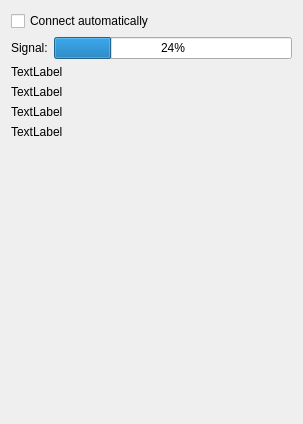
<ui version="4.0" >
 <class>netWidget</class>
 <widget class="QWidget" name="netWidget" >
  <property name="geometry" >
   <rect>
    <x>0</x>
    <y>0</y>
    <width>299</width>
    <height>424</height>
   </rect>
  </property>
  <property name="windowTitle" >
   <string>Form</string>
  </property>
  <layout class="QVBoxLayout" >
   <item>
    <widget class="QCheckBox" name="auto" >
     <property name="text" >
      <string>Connect automatically</string>
     </property>
    </widget>
   </item>
   <item>
    <layout class="QHBoxLayout" >
     <item>
      <widget class="QLabel" name="label" >
       <property name="text" >
        <string>Signal:</string>
       </property>
      </widget>
     </item>
     <item>
      <widget class="QProgressBar" name="signal" >
       <property name="value" >
        <number>24</number>
       </property>
      </widget>
     </item>
    </layout>
   </item>
   <item>
    <widget class="QLabel" name="mode" >
     <property name="text" >
      <string>TextLabel</string>
     </property>
    </widget>
   </item>
   <item>
    <widget class="QLabel" name="mac" >
     <property name="text" >
      <string>TextLabel</string>
     </property>
    </widget>
   </item>
   <item>
    <widget class="QLabel" name="channel" >
     <property name="text" >
      <string>TextLabel</string>
     </property>
    </widget>
   </item>
   <item>
    <widget class="QLabel" name="encryption" >
     <property name="text" >
      <string>TextLabel</string>
     </property>
    </widget>
   </item>
   <item>
    <spacer>
     <property name="orientation" >
      <enum>Qt::Vertical</enum>
     </property>
     <property name="sizeHint" >
      <size>
       <width>281</width>
       <height>151</height>
      </size>
     </property>
    </spacer>
   </item>
  </layout>
 </widget>
 <resources/>
 <connections/>
</ui>
